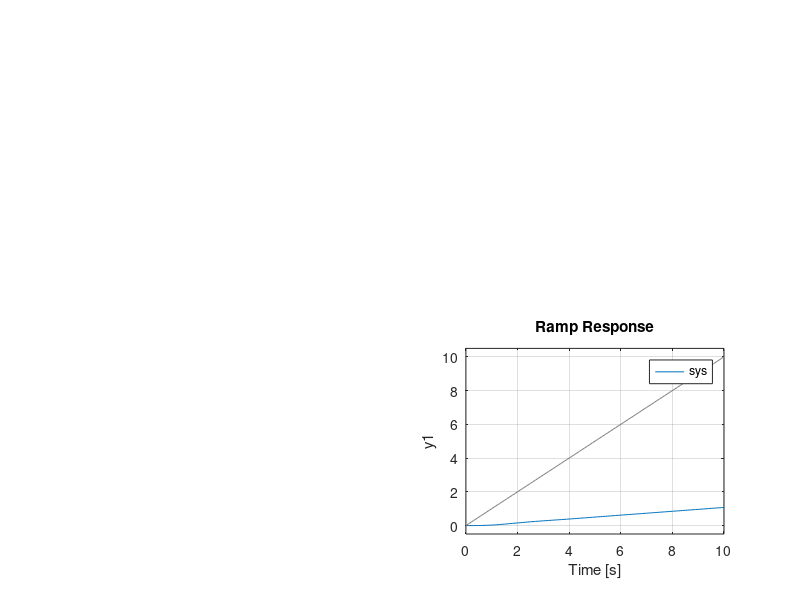

MATLAB code for this plot:
clc; clear all; close all;
Ng1 = [2];
Dg1 = [1 3];
G1 = tf (Ng1, Dg1);
Ng2 = [1];
Dg2 = [1 2 5];
G2 = tf (Ng2, Dg2);
Nh = [5];
Dh = [1 4];
H = tf (Nh, Dh);
G3 = series(G1, G2);
sys = feedback(G3, H, -1)
p = pole(sys)
z = zero(sys)
subplot(2,2,1);
pzmap(sys);
subplot(2,2,2);
step(sys); grid on;
subplot(2,2,3);
impulse(sys); grid on;
t = 0 : 0.1 : 10;
u = t;
subplot(2,2,4);
lsim(sys,u,t);
grid on;
title ('Ramp Response');
